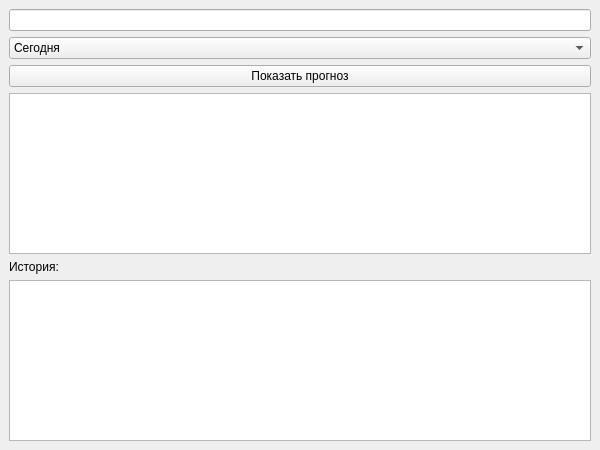
<?xml version="1.0" encoding="UTF-8"?>
<ui version="4.0">
 <class>MainWindow</class>
 <widget class="QMainWindow" name="MainWindow">
  <property name="geometry"><rect><x>0</x><y>0</y><width>600</width><height>450</height></rect></property>
  <property name="windowTitle"><string>WeatherApp</string></property>
  <widget class="QWidget" name="centralwidget">
   <layout class="QVBoxLayout" name="verticalLayout">
    <item><widget class="QLineEdit" name="cityLineEdit"/></item>
    <item><widget class="QComboBox" name="rangeComboBox">
      <item><property name="text"><string>Сегодня</string></property></item>
      <item><property name="text"><string>Завтра</string></property></item>
      <item><property name="text"><string>3 дня</string></property></item>
    </widget></item>
    <item><widget class="QPushButton" name="getWeatherBtn">
      <property name="text"><string>Показать прогноз</string></property>
    </widget></item>
    <item><widget class="QTextEdit" name="resultTextEdit"/></item>
    <item><widget class="QLabel" name="historyLabel">
      <property name="text"><string>История:</string></property>
    </widget></item>
    <item><widget class="QTextEdit" name="historyTextEdit">
      <property name="readOnly"><bool>true</bool></property>
    </widget></item>
   </layout>
  </widget>
 </widget>
 <resources/>
 <connections/>
</ui>
